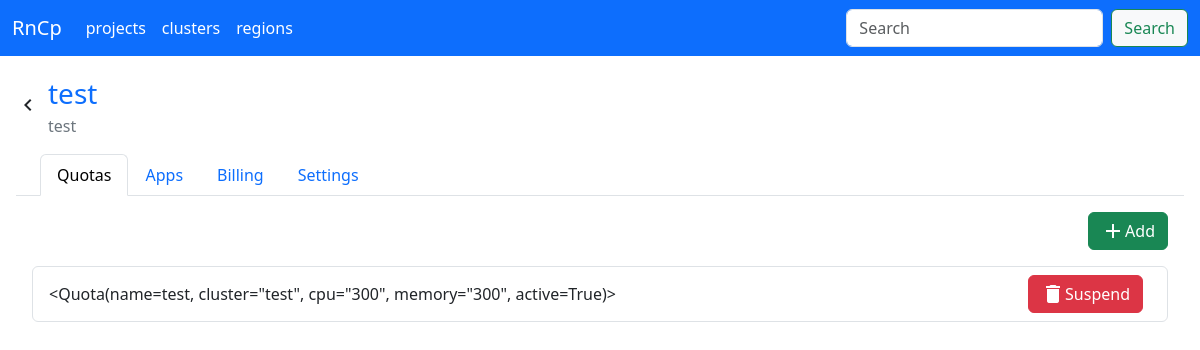
Page /ci/projects/1 on the committed database.
### models/rcnp/Project.py (models this page shows, shortened)
class Project(BaseModel):
    __tablename__ = 'project'  # Name of the database table
    id = Column(Integer, primary_key=True, autoincrement=True)
    name = Column(String(255), nullable=False, unique=True)
    description = Column(String(1000))
    active = Column(Boolean, nullable=False, default=True)
    api_key = Column(String(36), nullable=False,
                     default=lambda: str(uuid.uuid4()))
    apps = relationship('App', back_populates='project')
    quotas = relationship('Quota', back_populates='project')

### models/rcnp/Quota.py (models this page shows)
class Quota(BaseModel):
    __tablename__ = 'quota'  # Name of the database table
    id = Column(Integer,
                primary_key=True, autoincrement=True)
    project_id = Column(Integer, ForeignKey('project.id'), nullable=False)
    cluster_id = Column(Integer, ForeignKey('cluster.id'), nullable=False)
    cpu = Column(Integer, nullable=False)
    memory = Column(Integer, nullable=False)
    name = Column(String(255), nullable=False, unique=True)
    active = Column(Boolean, nullable=False, default=False)
    stages = relationship('Stage', back_populates='quota')
    cluster = relationship('Cluster', back_populates='quotas')
    project = relationship('Project', back_populates='quotas')
    def __repr__(self):
        return f'<Quota(name={self.name}, cluster="{self.cluster.name}", cpu="{self.cpu}", memory="{self.memory}", active={self.active})>'

### models/rcnp/Cluster.py (models this page shows, shortened)
class Cluster(BaseModel):
    __tablename__ = 'cluster'  # Name of the database table
    id = Column(Integer, primary_key=True, autoincrement=True)
    name = Column(String(255), nullable=False)
    description = Column(String(1000))
    active = Column(Boolean, nullable=False, default=False)
    cpu = Column(Integer)
    memory = Column(Integer)
    region_id = Column(Integer, ForeignKey('region.id'), nullable=False)
    api_key = Column(String(36), nullable=False,
                     default=lambda: str(uuid.uuid4()))
    region = relationship('Region', back_populates='clusters')
    quotas = relationship('Quota', back_populates='cluster')

### routes/ci/__init__.py (the view, shortened to what this page needs)
@ci_api.route('/projects/<int:project_id>', methods=['GET', 'POST'])
def project_detail(project_id):
    project: Project = Project.query.filter_by(id=project_id).first()
    if project:
        return render_template('project_detail.html', project=project)
    return redirect("/ci/projects", code=302)

### models/Base.py (called while the page is built)
    def __get__(self, _, owner_cls):
        return self.fget(owner_cls)

    @class_property
    def query(cls):
        return cls.session.query(cls)

    @class_property
    def session(cls):
        return gen_session()

### utils/db.py (called while the page is built, shortened)
def gen_session(url=get_env_variable("datasource.url", "sqlite:///pi-gate.db")) -> scoped_session:
    return engines[url]

### templates/project_detail.html (shortened to what this page needs)
{% extends "base.html" %} {% block title %}{{project.name}}{% endblock title %}
{% block body %}
<div class="p-3">
  <div class="d-flex align-items-center justify-content-start pb-3">
    <span class="material-icons"> navigate_before </span>
    <a
      class="text-primary d-flex flex-column px-2 text-decoration-none"
      href="{{ url_for('root.ci.projects') }}"
    >
      <span class="fs-3">{{project.name}}</span>
      <span class="fs-6 text-secondary">{{project.description}}</span>
    </a>
  </div>
  <nav>
    <div class="nav nav-tabs px-4" id="nav-tab" role="tablist">
      {% for nav in ["Quotas",'Apps','Billing', 'Settings'] %}
      <button
        class="nav-link {% if nav == 'Quotas' %}active{% endif %}"
        id="nav-{{nav | lower}}-tab"
        data-bs-toggle="tab"
        data-bs-target="#nav-{{nav | lower}}"
        type="button"
        role="tab"
        aria-controls="nav-{{nav | lower}}"
        aria-selected="true"
      >
        {{nav}}
      </button>
      {% endfor %}
    </div>
  </nav>
  <div class="tab-content" id="nav-tabContent">
    {% with project=project %}
    <div
      class="tab-pane fade show active"
      id="nav-quotas"
      role="tabpanel"
      aria-labelledby="nav-quotas-tab"
    >
      {% include "project_quotas.html" %}
    </div>
    {% endwith %}
  </div>
</div>
{% endblock body %}

### templates/project_quotas.html (shortened to what this page needs)
<div class="d-flex flex-column p-3">
  <div class="d-flex align-items-center justify-content-between">
    <a
      href="{{ url_for('root.ci.create_quota', project_id=project.id) }}"
      class="btn d-flex btn-success align-items-center justify-content-around"
      ><span class="material-icons"> add </span> Add</a
    >
  </div>
  {% if not project.quotas %}
  <div>No Quotas configured</div>
  {% else %}
  <div class="list-group pt-3">
    {% for quota in project.quotas %}
    <div
      class="list-group-item d-flex justify-content-between align-items-center"
    >
      <div>{{quota}}</div>
      <div>
        <form
          action="{{url_for('root.ci.quota_detail', quota_id=quota.id)}}"
          method="POST"
          class="px-2"
        >
          <button
            type="submit"
            class="btn btn-{% if quota.active %}danger{% else %}warning{% endif %} text-white d-flex align-items-center justify-content-around"
          >
            <span class="material-icons"> delete </span>{% if quota.active
            %}Suspend{% else %}Enable{% endif %}
          </button>
        </form>
      </div>
    </div>
    {% endfor %}
  </div>
  {% endif %}
</div>

### rows in the picture
Project: name "test", description "test"
Quota: name+cpu+memory "<Quota(name=test, cluster=\"test\", cpu=\"300\", memory=\"300\", active=True)>", shows "Suspend"

### other values in the picture
{{ nav }} "projects" "clusters" "regions"
{{ nav }} "Quotas" "Apps" "Billing" "Settings"
